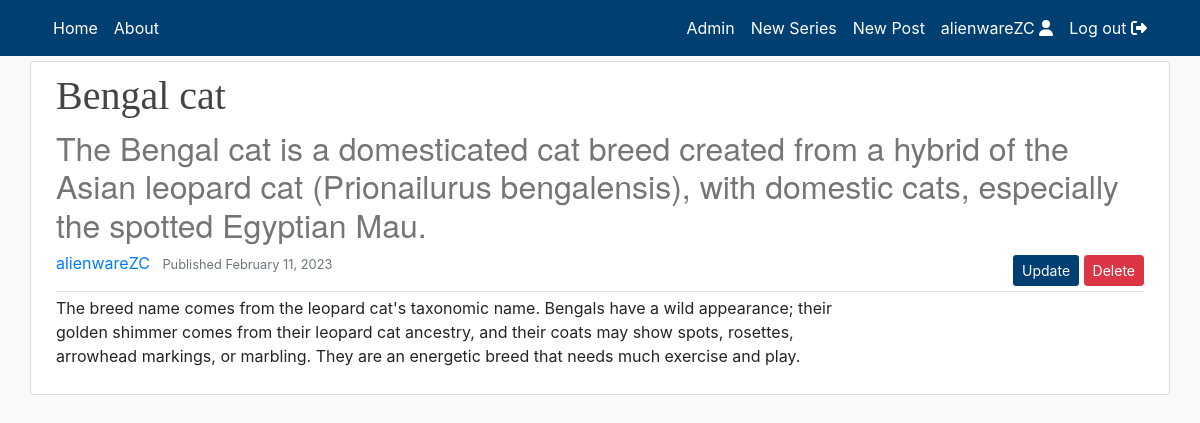
Screenshot of /cats/bengal-cat (signed in) with the database file from the repository.
### users/models.py (models this page shows)
class CustomUser(AbstractUser):
    def image_upload_to(self, instance=None):
        if instance:
            return os.path.join('Users', self.username, instance)
        return None
    STATUS = (('regular', 'regular'), ('subscriber', 'subscriber'),
              ('moderator', 'moderator'))
    email = models.EmailField(unique=True)
    status = models.CharField(max_length=100, choices=STATUS, default='regular')
    description = models.TextField('Description',
                                   max_length=600,
                                   default='',
                                   blank=True)
    image = models.ImageField(default='default/user.jpg',
                              upload_to=image_upload_to)
    def __str__(self):
        return self.username

### main/models.py (models this page shows, shortened)
class Article(models.Model):
    def image_upload_to(self, instance=None):
        if instance:
            return os.path.join('ArticleSeries', slugify(self.series.slug),
                                slugify(self.article_slug), instance)
        return None
    title = models.CharField(max_length=200)
    subtitle = models.CharField(max_length=200, default="", blank=True)
    article_slug = models.SlugField("Article slug",
                                    null=False,
                                    blank=False,
                                    unique=True)
    content = HTMLField(blank=True, default="")
    notes = HTMLField(blank=True, default="")
    published = models.DateTimeField("Date published", default=timezone.now)
    modified = models.DateTimeField("Date modified", default=timezone.now)
    series = models.ForeignKey(ArticleSeries,
                               default="",
                               verbose_name="Series",
                               on_delete=models.SET_DEFAULT)
    author = models.ForeignKey(get_user_model(),
                               default=1,
                               on_delete=models.SET_DEFAULT)
    image = models.ImageField(default='default/no_image.jpg',
                              upload_to=image_upload_to,
                              max_length=255)
    @property
    def slug(self):
        return self.series.slug + "/" + self.article_slug
    class Meta:
        verbose_name_plural = "Article"
        ordering = ['title', '-published']

### main/views.py (the view)
# urls.py: path("<series>/<article>", views.article, name="article"),
def article(request, series: str, article: str):
    matching_article = Article.objects.filter(series__slug=series,
                                              article_slug=article).first()
    return render(request=request,
                  template_name='main/article.html',
                  context={"object": matching_article})

### main/templates/main/article.html
{% extends "main/header.html" %}
{% block content %}
<div class="row media content-section mobiledevice">
    <div class="col-lg-12 col-md-12 col-sm-12">
        <div class="d-flex">
            <div>
                <h1 class="title-style">{{ object.title }}</h1>
                <h2 class="subtitle-style">{{ object.subtitle }}</h2>
            </div>
        </div>
        <div class="d-flex article-metadata">
            <div>
                <a class='mr-2' href="{% url 'profile' object.author %}">{{ object.author }}</a>
                <small class="text-muted">Published {{ object.published|date:"F d, Y" }}</small>
            </div>
            {% if object.author == user %}
                <div class="ml-auto">
                    <a class="btn btncolor btn-sm mt-1 mb-1" href="{% url 'article_update' object.series.slug object.article_slug %}">Update</a>
                    <a class="btn btn-danger btn-sm mt-1 mb-1" href="{% url 'article_delete' object.series.slug object.article_slug  %}">Delete</a>
                </div>
            {% endif %}
        </div>
    </div>
    <div class="col-lg-9 col-md-12 col-sm-12" id="content">
        <div class="article-style">
            {{ object.content|safe }}
        </div>
    </div>
{% endblock content %}

### main/templates/main/includes/navbar.html (shortened to what this page needs)
<header class="site-header" style="margin-bottom: 5px">
	<nav class="navbar navbar-expand-md navbar-color">
		<div class="container">
			<div class="navbar-nav">
				<a class="nav-item nav-link" href="/">Home</a>
			</div>
			<div class="collapse navbar-collapse" id="navbarToggle">
				<div class="navbar-nav mr-auto">
					<a class="nav-item nav-link" href="/">About</a>
				</div>
				<div class="navbar-nav">
					{% if user.is_authenticated %}
					{% if user.is_superuser %}
					<a class="nav-item nav-link" href="admin/">Admin</a>
					<a class="nav-item nav-link" href="{% url 'series-create' %}"
						>New Series</a
					>
					<a class="nav-item nav-link" href="{% url 'post-create' %}"
						>New Post</a
					>
					{% endif %}
					<a class="nav-item nav-link" href="{% url 'profile' user.username %}">
						{{user.username}} <i class="fas fa-user"></i>
					</a>
					<a class="nav-item nav-link" href="{% url 'logout' %}">
						Log out <i class="fas fa-sign-out-alt"></i>
					</a>
					{% endif %}
				</div>
			</div>
		</div>
	</nav>
</header>

### main/static/main/main.css (style rules this page uses)
:root { --footercolor: #003F72; --navbarcolor: #003F72; --btncolor: #003F72; --socialcolor: #003F72; --brightText: #ffffff; }
.btncolor { background-color: var(--btncolor) !important; color: var(--brightText) !important; }
.navbar-color { background-color: var(--navbarcolor); }
body { background: #fafafa; }
h1, h2, h3, h4, h5, h6 { color: #444444; }
.site-header .navbar-nav .nav-link { color: var(--brightText); }
.content-section { background: #ffffff; padding: 10px 20px; border: 1px solid #dddddd; border-radius: 3px; margin-bottom: 20px; }
.article-metadata { padding-bottom: 1px; margin-bottom: 4px; border-bottom: 1px solid #e3e3e3 }
@media screen and (min-width: 600px) { .mobiledevice { padding-left: 10px; padding-right: 10px; } }
.title-style { font-family: fell, Georgia, Cambria, 'Times New Roman', Times, serif !important; }
.subtitle-style { font-family: sohne, 'Helvetica Neue', Helvetica, Arial, sans-serif !important; color: rgba(117, 117, 117, 1) !important; }

### rows the page displays
CustomUser: username "alienwareZC"
Article: title "Bengal cat", subtitle "The Bengal cat is a domesticated cat breed created from a hybrid of the Asian leopard cat (Prionailurus bengalensis), with domestic cats, especially the spotted Egyptian Mau.", author "alienwareZC", published "February 11, 2023", content "The breed name comes from the leopard cat's taxonomic name. Bengals have a wild appearance; their golden shimmer comes from their leopard cat ancestry, and their coats may show spots, rosettes, arrowhead markings, or marbling. They are an energetic breed that needs much exercise and play."
